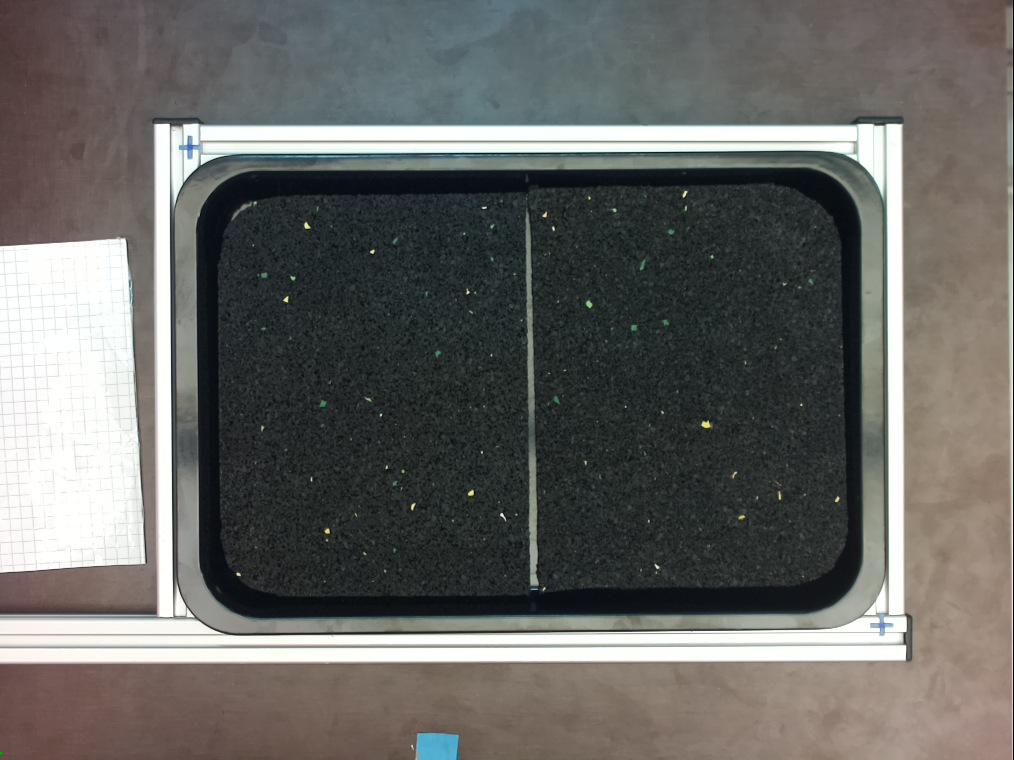
#> input picture cam/image.jpg, 1014 x 760 px; its folder holds only this picture in this run
$ python -i hough.py   (imports and definitions only)
#> lines starting #> are read from the running program, lines starting #| are printed output that depends on the picture
from re import A
import cv2
import numpy as np
import marvmiloTools as mmt
import os

#hough transformation for finding circlles
def transformation(filename):
    # Loads an image
#> called with filename = 'image.jpg'
    src = cv2.imread(cv2.samples.findFile(filename), cv2.IMREAD_COLOR)
#> src is the input picture: shape (760, 1014, 3); mean B, G, R 100.4, 103.4, 103.7
    # Check if image is loaded fine
    if src is None:
        print ('Error opening image!')
        return -1

    src = src[147:624, 190:881]
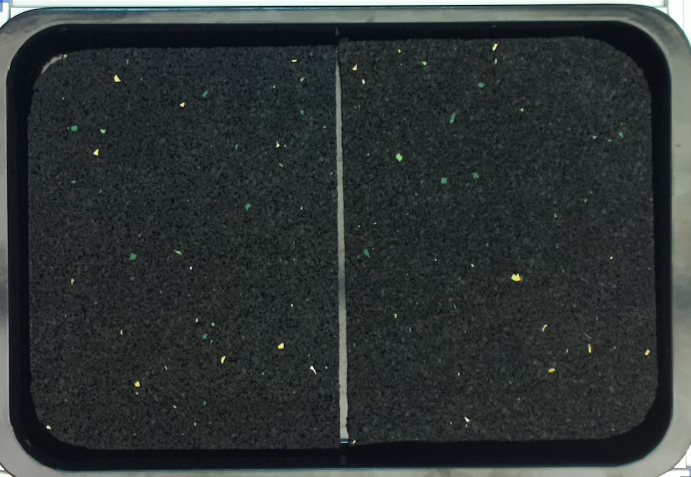
#> src: shape (477, 691, 3); mean B, G, R 51.9, 52.2, 46.2
    gray = cv2.cvtColor(src, cv2.COLOR_BGR2GRAY)
    gray = cv2.medianBlur(gray, 5)

    rows = gray.shape[0]
#> rows = 477
    circles = cv2.HoughCircles(gray, cv2.HOUGH_GRADIENT, 1, rows / 16,
                               param1=50, param2=12,
                               minRadius=28, maxRadius=30)
#> circles = None
    #print(circles)
    try:
        total = len(circles[0])
    except TypeError:
        total = 0

    return circles, total

#getting amount of balls to collect
# [139 lines left out: functions balls_to_collect, cordinates, save_location_image, not called in this run]

>>> result = transformation('image.jpg')
